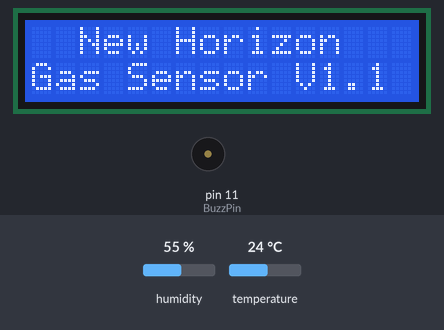
The sketch below on a simulated Arduino Uno, built with avr-gcc and run on an emulated ATmega328P. Shown: 16×2 character LCD, buzzer (waves = sounding). The test bench sets the inputs (shaded band); at power-on: humidity 55 %, temperature 24 °C. What the sketch prints to the serial monitor is not drawn.

Above: at 2.7 s.
At 5.2 s:
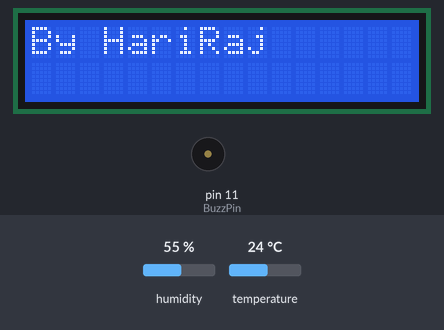
At 37.5 s:
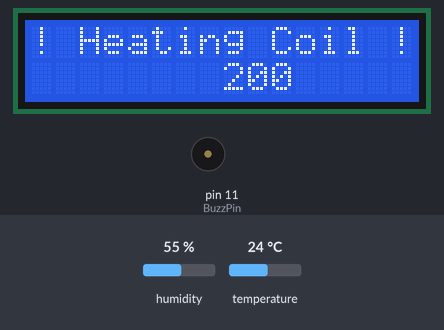
At 39.78 s:
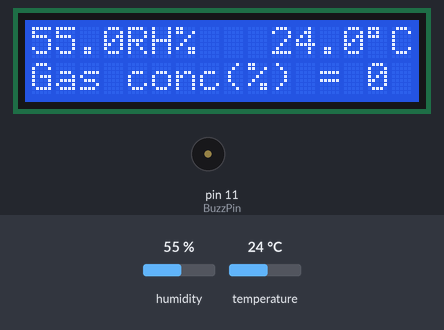
Timing chart, 0 to 40.0 s (numbered marks = the images above):
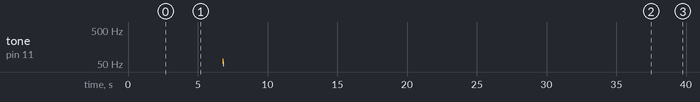

Measured:
- what the display in image 0 shows lasts 2.5 s, from 2.7 s to 5.2 s
- what the display in image 1 shows lasts 1.7 s, from 5.2 s to 6.9 s
- what the display in image 2 shows lasts 3.9 s, from 35.7 s to 39.6 s

The sketch:

Gas_Sensor_V1.1.ino.ino
```cpp
#include <Wire.h>

#include <LiquidCrystal_I2C.h>

#include "DHT.h"


DHT dht;

// Set the LCD address to 0x27 for a 16 chars and 2 line display
LiquidCrystal_I2C lcd(0x27, 16, 2);

// Threshold
const byte gasThres = 40; // gas conc threshold


//Pin Declaration
const byte GASpin = A3;
const byte BuzzPin = 11;

// Variable Declaration
byte GASval =0;
int mapGasVal = 0;
boolean BuzzState = LOW;

// Timer Variables
//unsigned long MillisTimer ;
unsigned long previousMillis ;
unsigned long setupTimer ;

// Millis Timer
 unsigned long MillisTimer; // Start Millis

void setup()
{
  // initialize the LCD
  lcd.begin();

  // Turn on the blacklight and print a message.
  lcd.backlight();

    lcd.setCursor(8,0);
    lcd.print("New Horizon");

    //lcd.setCursor(
  for( int i=0 ; i<6; i++)
  {
   lcd.setCursor(6,1);
   lcd.print("Gas Sensor V1.1");
   lcd.scrollDisplayLeft();

  delay(500);
  }
  delay(2000);

    lcd.clear();
    lcd.print("By HariRaj");//,Gotham");
    //lcd.setCursor(0,1);
   // lcd.print("Jana,Sid");

    delay(1200);

  // lcd print
  Serial.begin(9600);
  Serial.println();
  Serial.println("Status\tHumidity (%)\tTemperature (C)\t(F)");

  dht.setup(3); // data pin 2
  pinMode(GASpin , INPUT);
  pinMode(BuzzPin , OUTPUT);
  digitalWrite(BuzzPin , HIGH);
  delay(200);
  digitalWrite(BuzzPin , LOW);
  delay(100);

  lcd.clear();


  lcd.setCursor(3,0);

 //boolean buzzSetupstate = LOW;
  for( int j=0 ; j < 201 ; j++)
  {
    lcd.clear();
    lcd.print("! Heating Coil !");
    lcd.setCursor(8,1);
    lcd.print(j);
    digitalWrite(BuzzPin , HIGH);
    delay(j);
    digitalWrite(BuzzPin , LOW);
    delay(j/4);
  }
  delay(500);
  digitalWrite(BuzzPin , HIGH);
  delay(1000);
  digitalWrite(BuzzPin , LOW);
  delay(100);

}// close setup

void loop()
{

 MillisTimer = millis();
  delay(dht.getMinimumSamplingPeriod()); // Delay to get data from dht

  float humidity = dht.getHumidity();  // retrive humidity data from dht
  float temperature = dht.getTemperature(); // Temperature

  Serial.print(dht.getStatusString()); // Status String to display in serial monitor

  Serial.print("\t");

  Serial.print(humidity, 1); // prints humidity with one decimal point

  Serial.print("\t \t");

  Serial.print(temperature ,1);  // ( Value , format );

  GASval = analogRead(GASpin);
  mapGasVal =map(GASval , 0 , 255 , 0 , 100);
  Serial.print("\t");
  Serial.print(GASval);
  Serial.print("\t");
  Serial.print(mapGasVal);
  Serial.print("%");

  lcd.clear();
  lcd.print(humidity,1);
  lcd.print("RH%   ");
  lcd.print(temperature,1);
  lcd.print((char)223);
  lcd.print("C");
  lcd.setCursor(0,1);
  lcd.print("Gas conc(%) = ");
  lcd.print(mapGasVal);

  if(MillisTimer - previousMillis >= 200)
  {
  previousMillis = MillisTimer;
   Serial.print("\t");
   Serial.print(MillisTimer);
   Serial.print("ms\t");
   Serial.println(previousMillis);

    if(mapGasVal >= gasThres )
   {
    if(BuzzState == LOW)
    {
      BuzzState = HIGH;
    }
    else
    BuzzState = LOW;

  }// close Gas compare
  }// close Timer if
  digitalWrite (BuzzPin , BuzzState);


}// close loop
```
